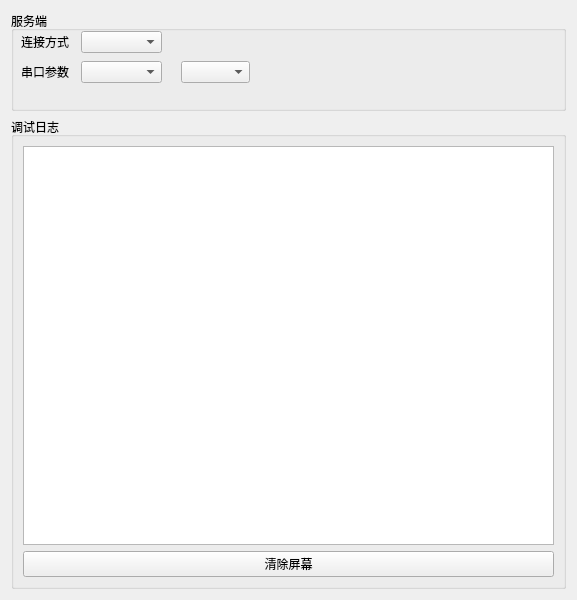
<?xml version="1.0" encoding="UTF-8"?>
<ui version="4.0">
 <class>demoServer</class>
 <widget class="QWidget" name="demoServer">
  <property name="geometry">
   <rect>
    <x>0</x>
    <y>0</y>
    <width>577</width>
    <height>600</height>
   </rect>
  </property>
  <property name="windowTitle">
   <string>demoServer</string>
  </property>
  <layout class="QVBoxLayout" name="verticalLayout">
   <item>
    <widget class="QGroupBox" name="groupBox_2">
     <property name="minimumSize">
      <size>
       <width>0</width>
       <height>100</height>
      </size>
     </property>
     <property name="title">
      <string>服务端</string>
     </property>
     <widget class="QComboBox" name="comboBox">
      <property name="geometry">
       <rect>
        <x>70</x>
        <y>20</y>
        <width>81</width>
        <height>22</height>
       </rect>
      </property>
     </widget>
     <widget class="QLabel" name="label">
      <property name="geometry">
       <rect>
        <x>10</x>
        <y>20</y>
        <width>53</width>
        <height>21</height>
       </rect>
      </property>
      <property name="text">
       <string>连接方式</string>
      </property>
     </widget>
     <widget class="QComboBox" name="comboBox_2">
      <property name="geometry">
       <rect>
        <x>70</x>
        <y>50</y>
        <width>81</width>
        <height>22</height>
       </rect>
      </property>
     </widget>
     <widget class="QLabel" name="label_2">
      <property name="geometry">
       <rect>
        <x>10</x>
        <y>50</y>
        <width>53</width>
        <height>21</height>
       </rect>
      </property>
      <property name="text">
       <string>串口参数</string>
      </property>
     </widget>
     <widget class="QComboBox" name="comboBox_3">
      <property name="geometry">
       <rect>
        <x>170</x>
        <y>50</y>
        <width>69</width>
        <height>22</height>
       </rect>
      </property>
     </widget>
    </widget>
   </item>
   <item>
    <widget class="QGroupBox" name="groupBox">
     <property name="title">
      <string>调试日志</string>
     </property>
     <layout class="QVBoxLayout" name="verticalLayout_2">
      <item>
       <widget class="QTextBrowser" name="tb_log"/>
      </item>
      <item>
       <layout class="QHBoxLayout" name="horizontalLayout">
        <item>
         <widget class="QPushButton" name="btn_clean">
          <property name="text">
           <string>清除屏幕</string>
          </property>
         </widget>
        </item>
       </layout>
      </item>
     </layout>
    </widget>
   </item>
  </layout>
 </widget>
 <resources/>
 <connections/>
</ui>
